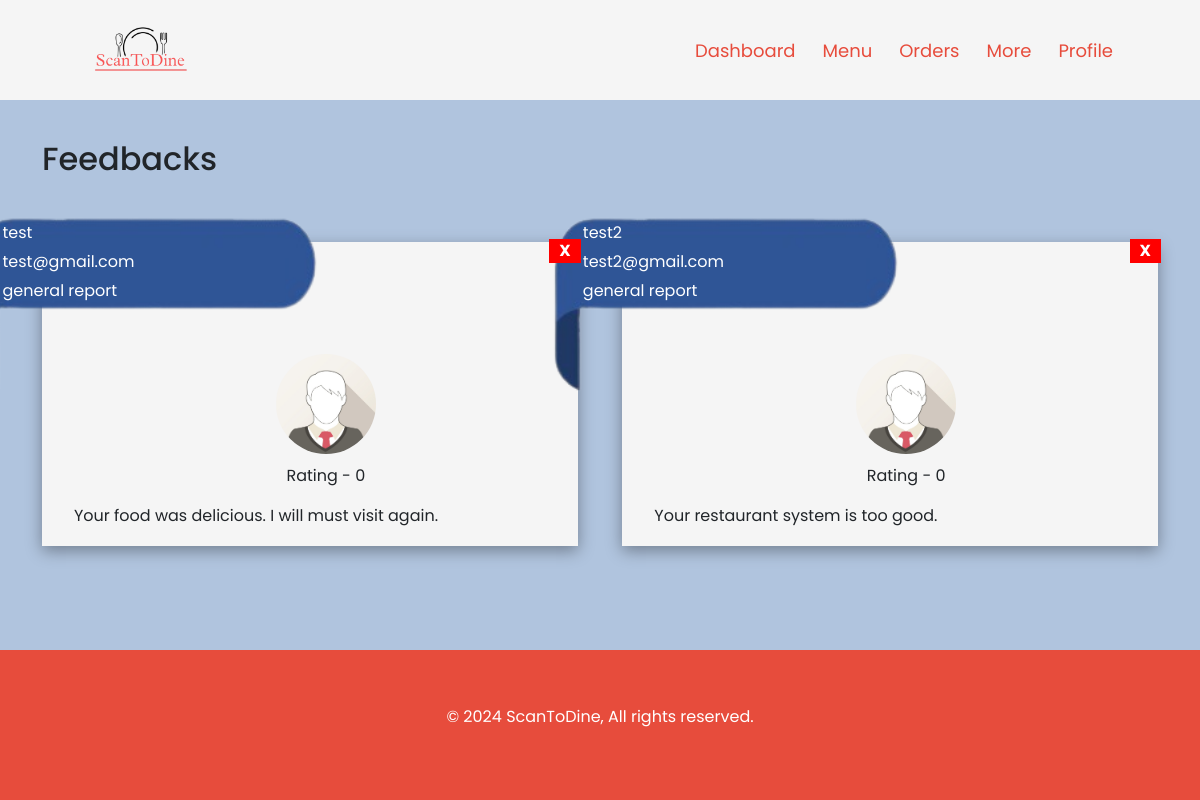
/adminModule/feedback.php (signed in), run on the app's committed database.
### tables this page shows
CREATE TABLE `feedbacks` (
  `id` int(11) NOT NULL,
  `res_code` int(6) NOT NULL,
  `username` varchar(25) NOT NULL,
  `fb_email` varchar(255) NOT NULL,
  `fb_subject` varchar(30) NOT NULL,
  `fb_description` varchar(500) NOT NULL,
  `rating` int(1) NOT NULL DEFAULT 0
);

### adminModule/feedback.php (the view, shortened to what this page needs)
<?php
include("../commonPages/index_header.php");
?>
<!DOCTYPE html>
<html lang="en">
<head>
    <link href="https://cdn.jsdelivr.net/npm/bootstrap@5.3.1/dist/css/bootstrap.min.css" rel="stylesheet"
>
</head>
<body>
    <section id="Feedback">
        <div class="container">
            <div class="FeedbackHeader">
                <h2>Feedbacks</h2>
            </div>
            <div class="FeedbackContainer" id="FeedbackContainer">
            <?php
                include("../commonPages/dbConnect.php");
                $res_code = $_SESSION['res_code'];
                $queryToFetch = "select * from feedbacks where  res_code = $res_code";
                $result = mysqli_query($con, $queryToFetch);
                if (mysqli_num_rows($result) > 0) {
                    while ($row = mysqli_fetch_assoc($result)) {
                        $fb_id = $row["id"];
                        $name = $row['username'];
                        $email = $row['fb_email'];
                        $subject = $row['fb_subject'];
                        $experience = $row['rating'];
                        $description = $row['fb_description'];
                        ?>
                <div class="Flex1" id="<?php echo $fb_id; ?>">
                    <div class="Cross">
                        <button class="buttonToBeClicked closeBtn" id="<?php echo "btn-".$fb_id; ?>">X</button>
                        <div class="I">
                            <img src="../adminModule/feedback.png" alt="">
                            <ul>
                                <li class="fb-name">
                                    <?php echo $name; ?>
                                </li>
                                <li class="fb-email">
                                    <?php echo $email; ?>
                                </li>
                                <li class="fb-subject">
                                    <?php echo $subject ?>
                                </li>
                            </ul>
                        </div>
                    </div>
                    <div class="Img">
                        <ul>
                            <li style="width: 100px;">
                                <img src="../adminModule/user.jpg" alt="">
                            </li>
                            <li class="fb-experience">
                                Rating - <?php echo $experience; ?>
                            </li>
                        </ul>
                    </div>
                    <div class="Description">
                        <p><?php echo $description; ?></p>
                    </div>
                </div>
                <?php
                    }
                } else {
                    ?>
                        <div class="no-data">No Feedbacks Available.</div>
                    <?php
                }
                ?>
            </div>
        </div>
    </section>
</body>
</html>

### commonPages/index_header.php (style rules this page uses)
* { margin: 0; padding: 0; font-family: 'Poppins', sans-serif; }

### adminModule/feedback.php (style rules this page uses)
* { margin: 0; padding: 0; font-family: 'Poppins', sans-serif; }
#Feedback { width: 100%; min-height: calc(100vh - 250px); height: auto; background-color: lightsteelblue; }
#Feedback .FeedbackHeader { padding: 40px 0px 0px 0px; }
#Feedback .FeedbackContainer { display: flex; flex-wrap: wrap; justify-content: space-between; align-items: center; width: 100%; height: auto; padding-top: 5%; }
#Feedback .FeedbackContainer .Flex1 { background-color: whitesmoke; position: relative; margin: 0 0 5% 0; width: 48%; border: 2px solid whitesmoke; box-shadow: rgba(0, 0, 0, 0.35) 0px 5px 15px; }
#Feedback .FeedbackContainer .Img { width: 100%; display: flex; justify-content: center; margin-top: 100px; }
#Feedback .FeedbackContainer .Img .fb-experience { text-align: center; }
#Feedback .FeedbackContainer .Img img { border-radius: 500px; }
#Feedback .FeedbackContainer ul li { list-style-type: none; margin: 10px 20px; }
#Feedback .FeedbackContainer .Img ul li:nth-child(2) { margin: 0 10px; }
#Feedback .FeedbackContainer img { height: auto; width: 100%; }
#Feedback .FeedbackContainer .Cross .I { position: absolute; width: 350px; top: -10; right: 48%; bottom: 50%; }
#Feedback .FeedbackContainer .Cross .I img { width: 100%; height: auto; position: relative; }
#Feedback .FeedbackContainer .Cross .I ul { position: absolute; top: 0; color: white; }
#Feedback .FeedbackContainer .Cross .I ul li { margin: 5px 0; }
#Feedback .FeedbackContainer .Cross button { padding: 0px 10px; border: none; text-align: center; outline: 0; background-color: red; color: white; font-weight: bolder; z-index: 3; position: absolute; top: -5px; right: -5px; }
#Feedback .FeedbackContainer .Description p { padding: 0 30px; }

### data on the page
feedbacks: username "test", fb_email "test@gmail.com", fb_subject "general report", rating "0", fb_description "Your food was delicious. I will must visit again."
feedbacks: username "test2", fb_email "test2@gmail.com", fb_subject "general report", rating "0", fb_description "Your restaurant system is too good."
